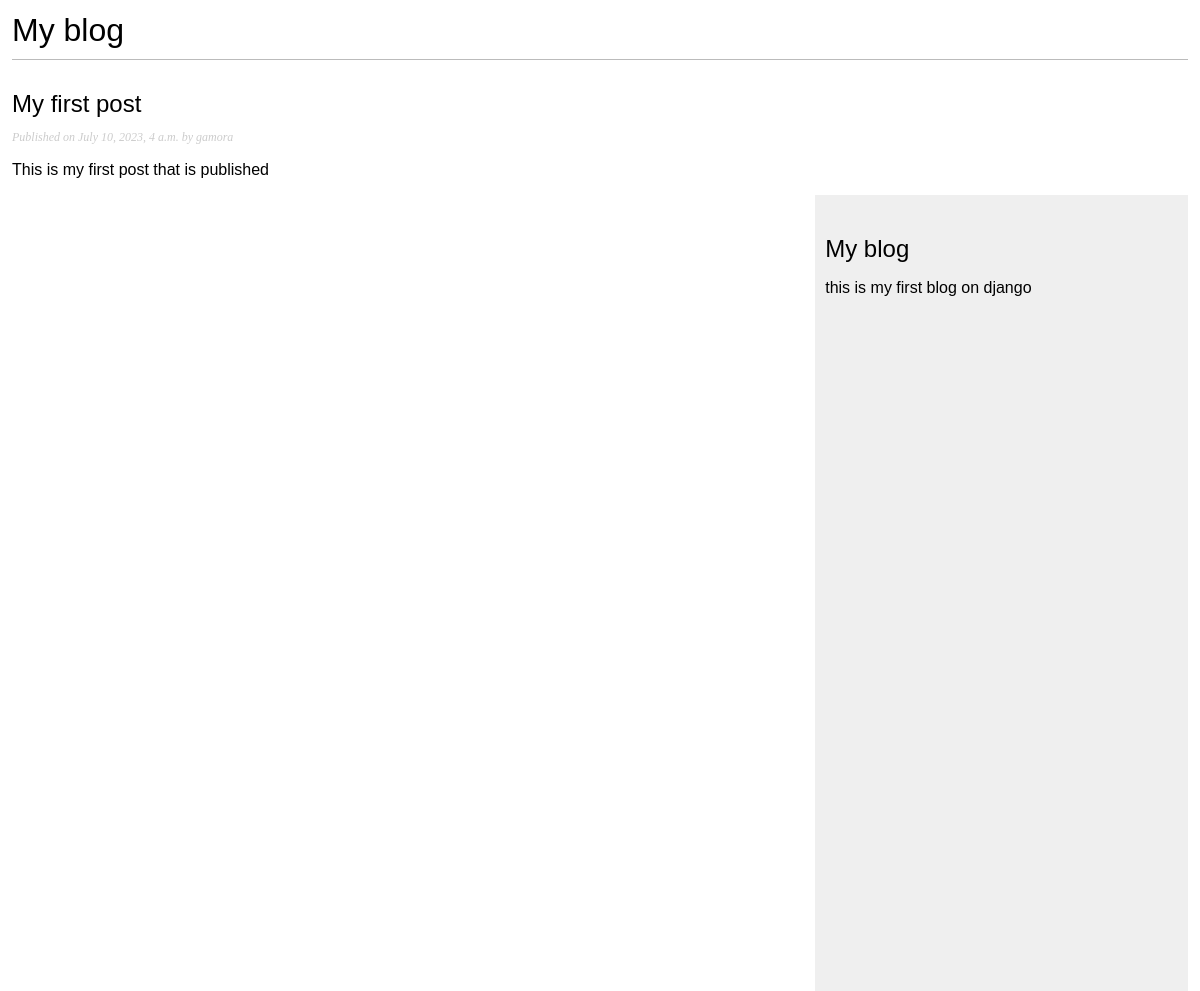
The page /blog/2023/7/10/my-first-post/ on the database its author committed.
### blog/models.py (models this page shows, shortened)
class Post(models.Model):
	objects = models.Manager()
	published = PublishedManager()
	title = models.CharField(max_length=250)
	slug = models.SlugField(max_length=250,unique_for_date='publish')
	body = models.TextField()
	created = models.DateTimeField(auto_now_add=True)
	publish = models.DateTimeField(default=timezone.now)
	updated = models.DateTimeField(auto_now=True)
	author = models.ForeignKey(User,on_delete=models.CASCADE,related_name='blog_posts')
	class Status(models.TextChoices):
		DRAFT = 'DF','draft'
		PUBLISHED = 'PB','published'
	status = models.CharField(max_length=2,choices=Status.choices,default=Status.DRAFT)
	class Meta:
		ordering = ['-publish']
		indexes = [
			models.Index(fields=['-publish'])
		]

### blog/views.py (the view)
# urls.py: path('<int:year>/<int:month>/<int:day>/<slug:post>/',views.post_details,name='post_detail')
def post_details(request,year,month,day,post):
	try:
		post = get_object_or_404(Post,status=Post.Status.PUBLISHED,slug=post,
			publish__year=year,publish__month=month,publish__day=day
		) #Fetches the post with the given slug and publish date
	except Post.DoesNotExist:
		raise Http404('Post does not exists')
	return render(request,'blog/post/details.html',{'post':post})

### blog/templates/blog/post/details.html (shortened to what this page needs)
{% extends "blog/base.html" %}
{%block content%}
	<h1>My blog</h1>
		<h2>
			{{post.title}}
		</h2>
		<p class='date'>
			Published on {{post.publish}} by {{post.author}}
		</p>
		{{post.body|linebreaks}}
{%endblock%}

### blog/static/blog.css (style rules this page uses)
body { margin:12px; padding:0; font-family:helvetica, sans-serif; }
h1 { font-weight:normal; border-bottom:1px solid #bbb; padding:0 0 10px 0; }
h2 { font-weight:normal; margin:30px 0 0; }
p.date { color:#ccc; font-family: georgia, serif; font-size: 12px; font-style: italic; }

### rows shown on the page
Post: title "My first post", publish "July 10, 2023, 4 a.m.", author "gamora", body "This is my first post that is published"
